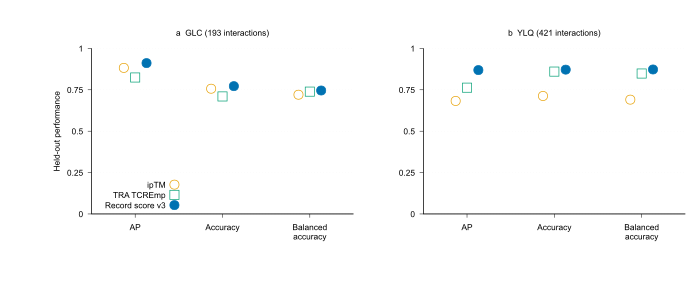

Here is the gnuplot script that generated this plot:
# Shared 0-1 scale; points compare the saved grouped held-out forecasts.
set encoding utf8
set datafile separator "\t"
set terminal svg size 840,340 font "Arial,16" noenhanced
set output "performance.svg"
load "performance-body.gp"
set terminal pdfcairo size 7,2.83 font "Arial,9" noenhanced
set output "performance.pdf"
load "performance-body.gp"
unset output
